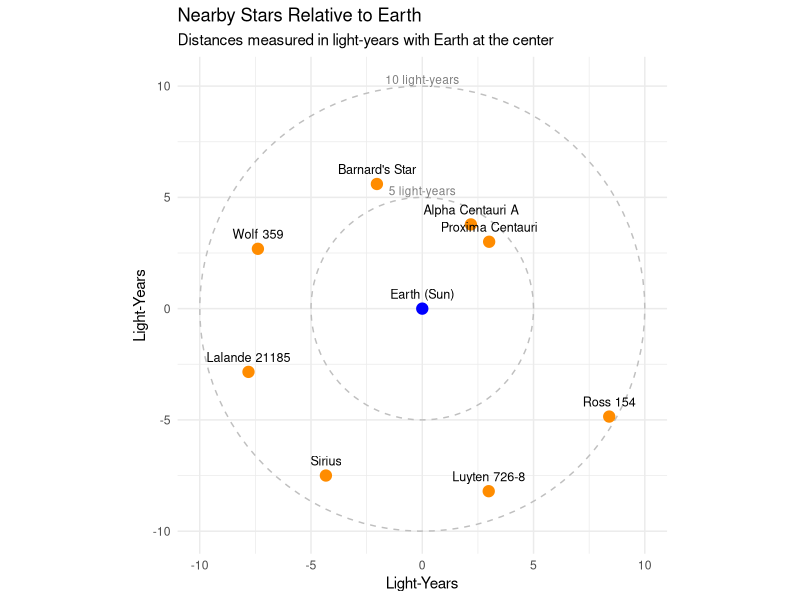

Recreate this plot in R.
## ---- chunk 1
#| echo: false
#| message: false
#| warning: false

library(tidyverse)

# Nearest stars to Earth with distance in light-years
stars <- tibble(
  star = c("Earth (Sun)", "Proxima Centauri", "Alpha Centauri A", "Barnard's Star", 
           "Wolf 359", "Lalande 21185", "Sirius", "Luyten 726-8", "Ross 154"),
  dist_ly = c(0, 4.25, 4.37, 5.96, 7.86, 8.31, 8.66, 8.73, 9.70),
  angle_deg = c(0, 45, 60, 110, 160, 200, 240, 290, 330)
) |> 
  # Convert polar coordinates (distance and angle) to 2D x and y coordinates
  mutate(
    x = dist_ly * cos(angle_deg * pi / 180),
    y = dist_ly * sin(angle_deg * pi / 180)
  )

ggplot(stars, aes(x = x, y = y)) +
  # Dashed circles representing 5 and 10 light-year distances from Earth
  annotate("path",
    x = 5 * cos(seq(0, 2 * pi, length.out = 100)),
    y = 5 * sin(seq(0, 2 * pi, length.out = 100)),
    color = "gray75", linetype = "dashed"
  ) +
  annotate("path",
    x = 10 * cos(seq(0, 2 * pi, length.out = 100)),
    y = 10 * sin(seq(0, 2 * pi, length.out = 100)),
    color = "gray75", linetype = "dashed"
  ) +
  annotate("text", x = 0, y = 5.3, label = "5 light-years", color = "gray50", size = 3) +
  annotate("text", x = 0, y = 10.3, label = "10 light-years", color = "gray50", size = 3) +
  # Plot Earth and stars
  geom_point(aes(color = (star == "Earth (Sun)")), size = 3.5) +
  geom_text(aes(label = star), vjust = -1, size = 3.2) +
  scale_color_manual(values = c("TRUE" = "blue", "FALSE" = "darkorange"), guide = "none") +
  coord_fixed() +
  labs(
    title = "Nearby Stars Relative to Earth",
    subtitle = "Distances measured in light-years with Earth at the center",
    x = "Light-Years",
    y = "Light-Years"
  ) +
  theme_minimal()
